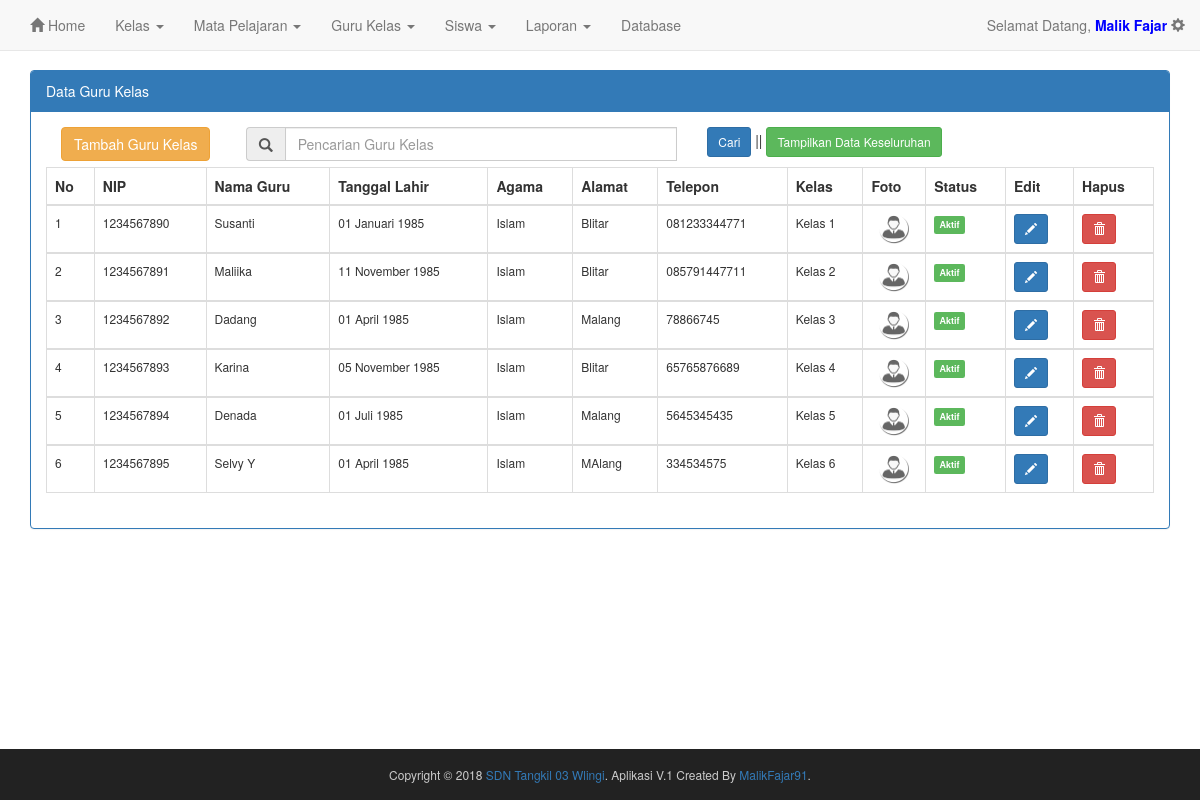
The app's page /admin/modul/data-guru.php (signed in) with its own data.
### tables this page shows
CREATE TABLE `guru_kelas` (
  `nip` varchar(20) NOT NULL,
  `nama_guru` varchar(100) NOT NULL,
  `password` varchar(50) NOT NULL,
  `alamat` varchar(200) NOT NULL,
  `tgl_lahir` date NOT NULL,
  `agama` varchar(20) NOT NULL,
  `telp_guru` varchar(13) NOT NULL,
  `status` varchar(30) NOT NULL,
  `foto` varchar(100) NOT NULL,
  `level` varchar(20) NOT NULL,
  `id_kelas` int(2) NOT NULL DEFAULT '0',
  PRIMARY KEY (`nip`)
);

CREATE TABLE `kelas` (
  `id_kelas` int(2) NOT NULL AUTO_INCREMENT,
  `nama_kelas` varchar(50) NOT NULL,
  PRIMARY KEY (`id_kelas`)
);

### page/page-config.php (called while the page is built, shortened)
<?php
function getPagingQuery($sql, $itemPerPage)
{
	if (isset($_GET['page']) && (int)$_GET['page'] > 0) {
		$page = (int)$_GET['page'];
	} else {
		$page = 1;
	}
	$offset = ($page - 1) * $itemPerPage;
	return $sql . " LIMIT $offset, $itemPerPage";
}

### admin/modul/data-guru.php (the view, shortened to what this page needs)
<?php
include "../../page/page-config.php";
?>
<!doctype html>
<html>
<head>
<link href="../../asset/style.css" rel="stylesheet" type="text/css">
<link href="../../asset/css/bootstrap.min.css" rel="stylesheet">
</head>
<body>
        	<?php include "header.php"; ?>
<div class="container" style="margin-top:70px;">
  <div class="row">
    <div class="col-md-12">
                <div class="panel panel-primary">
  					<div class="panel-heading">Data Guru Kelas</div>
                        <div class="panel-body" style="overflow:auto;">
                          <form action="data-guru.php" method="get">
                         <div class="col-md-2">
                        <a href="in-guru.php" class="btn btn-warning waves-effect">Tambah Guru Kelas</a>
                         </div>
                         <div class="col-md-5">
                                        <div class="input-group">
                                            <span class="input-group-addon">
                                                <span class='glyphicon glyphicon-search' ></span>
                                            </span>
                                            <div class="form-line">
                                                <input class="form-control" size="10" type="text" placeholder="Pencarian Guru Kelas" required name="pencarian">
                                            </div>
                                        </div>
                                    </div>
                                    <div class="col-md-5">
                                        <button type="submit" class="btn btn-primary btn-sm waves-effect" name="cari">Cari</button> || <a href="data-guru.php" class="btn btn-success btn-sm waves-effect">Tampilkan Data Keseluruhan</a>
                                    </div>
                          </form>
                          <br>
                          <br>
    		<table class="table table-bordered table-hover table-responsive" id="mydata" width="100%">
            	<thead>
               <tr>
                  <th>No</th>
                    <th>NIP</th>
                    <th>Nama Guru</th>
                    <th>Tanggal Lahir</th>
                    <th>Agama</th>
                    <th>Alamat</th>
                    <th>Telepon</th>
                    <th>Kelas</th>
                    <th>Foto</th>
                    <th>Status</th>
                    <th>Edit</th>
                    <th>Hapus</th>
                </tr>
              </thead>
                <?php
                if(isset($_GET['cari'])){
                  $namabulan = array("","Januari","Pebruari","Maret","April","Mei","Juni","Juli","Agustus","September","Oktober","November","Desember");
                $hsl = $_GET['pencarian'];
                $no = 1;
                $sql = "SELECT * FROM guru_kelas where nip like '%$hsl%' or nama_guru like '%$hsl%' order by id_kelas ASC";
                $query = mysqli_query($koneksi,$sql);
                 while($data = mysqli_fetch_assoc($query)){
                        extract($data);
                        list($thn,$bln,$tgl)=explode('-',$tgl_lahir);
				?>
        <tbody>
          <tr style="font-size:12px;">
                  <td><?php echo $no++?></td>
                    <td><?php echo $nip ?></td>
                    <td><?php echo $nama_guru ?></td>
                    <td><?php echo $tgl.' '.$namabulan[(int)$bln].' '.$thn; ?></td>
                    <td><?php echo $agama ?></td>
                    <td><?php echo $alamat ?></td>
                    <td><?php echo $telp_guru ?></td>
                    <td><?php
					$q5=mysqli_query($koneksi,"SELECT * FROM kelas WHERE id_kelas='".$id_kelas."'");
					$d5=mysqli_fetch_array($q5);
					echo $d5['nama_kelas']; ?></td>
                    <td><center><a href="<?php echo $foto ?>" class="perbesar"><img src="<?php echo $foto ?>" width="30px" height="30px"></a></center></td>
                    <td><?php if($status == "Aktif"){
            echo "<span class='label label-success'>Aktif</span>";
            } else {
              echo "<span class='label label-danger'>Tidak Aktif</span>";
              }?></td>
                    <td><a href="#" class='open_modal btn btn-primary btn-sm' nip='<?php echo $nip; ?>' data-toggle="tooltip" data-placement="bottom" title="Edit"><center><span class='glyphicon glyphicon-pencil' ></span></center></a>
         </td>
                    <td><a href="#" onClick="confirm_modal('hapus.php?nip=<?php echo $nip; ?>');" data-toggle="tooltip" data-placement="bottom" title="Hapus" class="btn btn-danger btn-sm"><center><span class='glyphicon glyphicon-trash' ></span></center></a></td>
                </tr>
        </tbody>
        <?php } } else { ?>
        <?php
          if(isset($_GET['page']) && $_GET['page'] != ''){
              $page = $_GET['page'];
                } else {
                    $page = 1;
                }
                $rowsPerPage = 10;
                if(empty($page)){
                    $posisi  = 0;
                    $page = 1;
                  }
                else{
                    $posisi  = ($page-1) * $rowsPerPage;
                }
                $no = $posisi + 1;
                $namabulan = array("","Januari","Pebruari","Maret","April","Mei","Juni","Juli","Agustus","September","Oktober","November","Desember");
                    $sql = "SELECT * FROM guru_kelas where nip like '%$hsl%' or nama_guru like '%$hsl%' order by id_kelas ASC";
                    $hasil = mysqli_query($koneksi,getPagingQuery($sql, $rowsPerPage));
                    while($baris = mysqli_fetch_assoc($hasil)) {
                    extract($baris);
                    list($thn,$bln,$tgl)=explode('-',$tgl_lahir);
                ?>
        <tbody>
          <tr style="font-size:12px;">
                  <td><?php echo $no++?></td>
                    <td><?php echo $nip ?></td>
                    <td><?php echo $nama_guru ?></td>
                    <td><?php echo $tgl.' '.$namabulan[(int)$bln].' '.$thn; ?></td>
                    <td><?php echo $agama ?></td>
                    <td><?php echo $alamat ?></td>
                    <td><?php echo $telp_guru ?></td>
                    <td><?php
					$q5=mysqli_query($koneksi,"SELECT * FROM kelas WHERE id_kelas='".$id_kelas."'");
					$d5=mysqli_fetch_array($q5);
					echo $d5['nama_kelas']; ?></td>
                    <td><center><a href="<?php echo $foto ?>" class="perbesar"><img src="<?php echo $foto ?>" width="30px" height="30px"></a></center></td>
                    <td><?php if($status == "Aktif"){
            echo "<span class='label label-success'>Aktif</span>";
            } else {
              echo "<span class='label label-danger'>Tidak Aktif</span>";
              }?></td>
                    <td><a href="#" class='open_modal btn btn-primary btn-sm' nip='<?php echo $nip; ?>' data-toggle="tooltip" data-placement="bottom" title="Edit"><center><span class='glyphicon glyphicon-pencil' ></span></center></a>
         </td>
                    <td><a href="#" onClick="confirm_modal('hapus.php?nip=<?php echo $nip; ?>');" data-toggle="tooltip" data-placement="bottom" title="Hapus" class="btn btn-danger btn-sm"><center><span class='glyphicon glyphicon-trash' ></span></center></a></td>
                </tr>
        </tbody>
        <?php } } ?>
            </table>
            </div>
				</div>
    </div>
  </div>
</div>
<br><br><br>
        <div class="navbar-fixed-bottom footer">
            <?php include "footer.php"; ?>
        </div>
</body>
</html>

### admin/modul/header.php (shortened to what this page needs)
<nav class="navbar navbar-default navbar-fixed-top">
  <div class="container-fluid">
    <div class="collapse navbar-collapse" id="bs-example-navbar-collapse-1">
      <ul class="nav navbar-nav">
        <li><a href="home.php"><span class="glyphicon glyphicon-home"></span> Home</a></li>
        <li class="dropdown">
          <a href="#" class="dropdown-toggle" data-toggle="dropdown" role="button" aria-haspopup="true" aria-expanded="false">Kelas <span class="caret"></span></a>
        </li>
         <li class="dropdown">
          <a href="#" class="dropdown-toggle" data-toggle="dropdown" role="button" aria-haspopup="true" aria-expanded="false">Mata Pelajaran <span class="caret"></span></a>
        </li>
        <li class="dropdown">
          <a href="#" class="dropdown-toggle" data-toggle="dropdown" role="button" aria-haspopup="true" aria-expanded="false">Guru Kelas <span class="caret"></span></a>
        </li>
        <li class="dropdown">
          <a href="#" class="dropdown-toggle" data-toggle="dropdown" role="button" aria-haspopup="true" aria-expanded="false">Siswa <span class="caret"></span></a>
        </li>
        <li class="dropdown">
          <a href="#" class="dropdown-toggle" data-toggle="dropdown" role="button" aria-haspopup="true" aria-expanded="false">Laporan <span class="caret"></span></a>
        </li>
            <li><a href="database.php">Database</a></li>
      </ul>
      <ul class="nav navbar-nav navbar-right">
        <li class="dropdown">
          <a href="#" class="dropdown-toggle" data-toggle="dropdown" role="button" aria-haspopup="true" aria-expanded="false">Selamat Datang, <b style="color:blue;"><?php echo $_SESSION['nama'];?></b> <span class="glyphicon glyphicon-cog"></span></a>
        </li>
      </ul>
    </div>
  </div>
</nav>

### admin/modul/footer.php
<br />
<font color="#CCCCCC">
Copyright &copy; 2018 <a href="">SDN Tangkil 03 Wlingi</a>. Aplikasi V.1 Created By <a href="">MalikFajar91</a>.
</font>
<br /><br />

### asset/style.css (style rules this page uses)
body { margin-top:5px; padding:0px; font-family:Segoe, "Segoe UI", "DejaVu Sans", "Trebuchet MS", Verdana, sans-serif; }
.label { text-align:center; }
.footer { margin: 0px; width: 100%; text-align: center; font-size: 12px; background:#222; }

### records on screen
guru_kelas: nip "1234567890", nama_guru "Susanti", tgl "01", bln "Januari", thn "1985", agama "Islam", alamat "Blitar", telp_guru "081233344771", id_kelas.nama_kelas "Kelas 1", foto (placeholder picture), status "Aktif"
guru_kelas: nip "1234567891", nama_guru "Maliika", tgl "11", bln "November", thn "1985", agama "Islam", alamat "Blitar", telp_guru "085791447711", id_kelas.nama_kelas "Kelas 2", foto (placeholder picture), status "Aktif"
guru_kelas: nip "1234567892", nama_guru "Dadang", tgl "01", bln "April", thn "1985", agama "Islam", alamat "Malang", telp_guru "78866745", id_kelas.nama_kelas "Kelas 3", foto (placeholder picture), status "Aktif"
guru_kelas: nip "1234567893", nama_guru "Karina", tgl "05", bln "November", thn "1985", agama "Islam", alamat "Blitar", telp_guru "65765876689", id_kelas.nama_kelas "Kelas 4", foto (placeholder picture), status "Aktif"
guru_kelas: nip "1234567894", nama_guru "Denada", tgl "01", bln "Juli", thn "1985", agama "Islam", alamat "Malang", telp_guru "5645345435", id_kelas.nama_kelas "Kelas 5", foto (placeholder picture), status "Aktif"
guru_kelas: nip "1234567895", nama_guru "Selvy Y", tgl "01", bln "April", thn "1985", agama "Islam", alamat "MAlang", telp_guru "334534575", id_kelas.nama_kelas "Kelas 6", foto (placeholder picture), status "Aktif"

### other values on screen
$_SESSION['nama'] "Malik Fajar"
